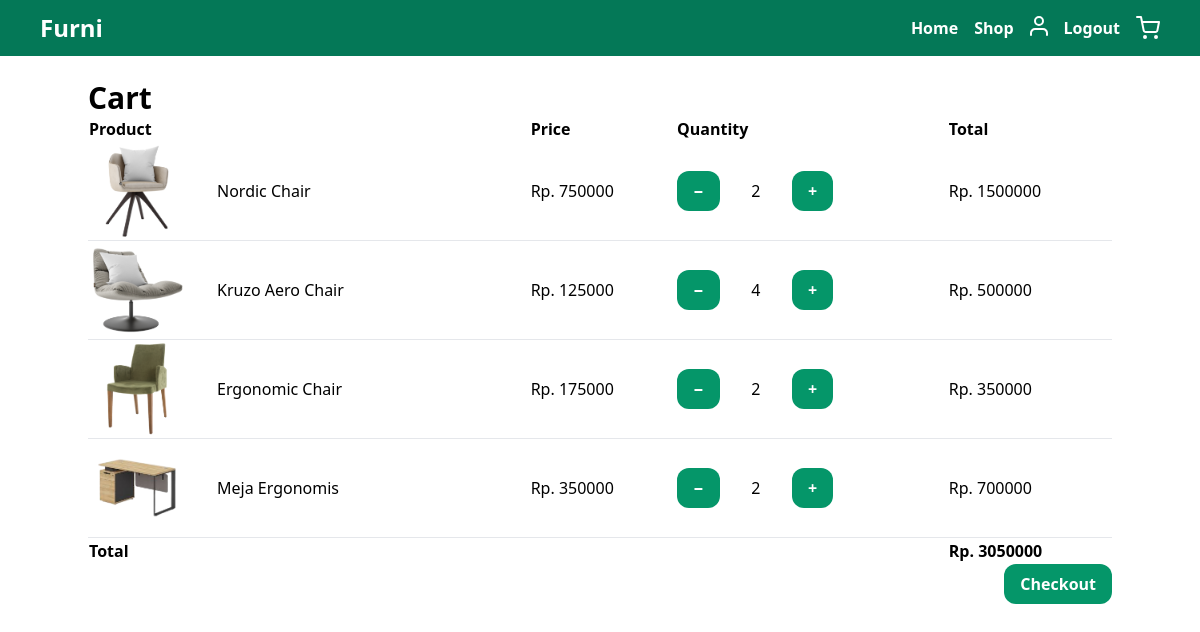
/cart.php (signed in), run on the app's committed database.
### tables this page shows
CREATE TABLE `cart` (
  `cart_id` varchar(32) NOT NULL,
  `user_id` varchar(32) NOT NULL,
  `prod_id` varchar(32) NOT NULL,
  `quantity` float NOT NULL
);

CREATE TABLE `product` (
  `prod_id` varchar(32) NOT NULL,
  `image` varchar(255) NOT NULL,
  `name` varchar(255) NOT NULL,
  `descr` varchar(4000) NOT NULL,
  `price` decimal(10,0) NOT NULL
);

### php/auth.php (called while the page is built, shortened)
<?php
if (isset($_SESSION['username'])) {
    $userId = $_SESSION['user_id'];
} else {
    $userId = null;
    $username = null;
}

### cart.php (the view, shortened to what this page needs)
<?php
include 'php/config.php';
include 'php/auth.php'
?>
<!DOCTYPE html>
<html lang="en">
  <head>
    <link rel="stylesheet" href="dist/output.css" />
  </head>
  <body>
    <nav class="flex z-50 fixed top-0 w-full items-center justify-between py-3 px-10 bg-emerald-700">
      <div>
        <h1 class="text-2xl font-black text-white">Furni</h1>
      </div>
      <div class="flex text-white gap-4 font-semibold">
        <a href="index.php">Home</a>
        <a href="shop.php">Shop</a>
        <?php if (isset($_SESSION['username'])) { ?>
        <a href="#"><img src="images/user.svg" alt="" /></a>
        <a href="php/logout.php">Logout</a>
        <a href="cart.php"><img src="images/cart.svg" alt="" /></a>
        <?php } else { ?>
        <a href="login.php">Login</a>
        <a href="register.php">Register</a>
        <?php } ?>
      </div>
    </nav>
    <section class="flex w-full justify-center">
      <div class="container grid">
        <div class="mt-20">
          <h1 class="text-3xl font-bold">Cart</h1>
        </div>
        <div>
          <table class="w-full">
            <thead>
              <tr>
                <th class="text-left">Product</th>
                <th class="text-left">Price</th>
                <th class="text-left">Quantity</th>
                <th class="text-left">Total</th>
              </tr>
            </thead>
            <tbody>
              <?php
              $sql = "SELECT c.*, p.* FROM cart c INNER JOIN product p ON c.prod_id = p.prod_id WHERE user_id = '$userId'";
              $result = mysqli_query($conn, $sql);
              $total = 0;
              if (mysqli_num_rows($result) > 0) {
                while ($cart = mysqli_fetch_assoc($result)) {
                  $total += $cart['quantity'] * $cart['price'];
                  ?>
              <tr class="border-b py-5">
                <td>
                  <div class="flex items-center gap-4">
                    <img class="w-24" src="images/<?php echo $cart['image']; ?>" alt="" />
                    <div>
                      <h3 class="ml-4"><?php echo $cart['name']; ?></h3>
                    </div>
                  </div>
                </td>
                <td>Rp. <?php echo $cart['price']; ?></td>
                <td>
                  <div class="flex gap-4">
                    <a href="php/minuscart.php?id=<?php echo $cart['cart_id']; ?>" class="bg-emerald-600 text-white px-4 py-2 rounded-xl flex text-center font-bold">&minus;</a>
                    <input type="text" class="w-10 text-center rounded-lg" value="<?php echo $cart['quantity']; ?>" />
                    <a href="php/addtocart.php?id=<?php echo $cart['prod_id']; ?>" class="bg-emerald-600 text-white px-4 py-2 rounded-xl flex text-center font-bold">&plus;</a>
                  </div>
                </td>
                <td>Rp. <?php echo $cart['price'] * $cart['quantity']; ?></td>
              </tr>
              <?php }} ?>
              <tr class="font-bold">
                <td colspan="3">Total </td>
                <td>Rp. <?php echo $total; ?></td>
              </tr>
            </tbody>
          </table>
        </div>
        <div class="flex flex-row-reverse gap-4">
          <a href="php/checkout.php" class="bg-emerald-600 text-white px-4 py-2 rounded-xl flex text-center font-bold">Checkout</a>
        </div>
      </div>
    </section>
  </body>
</html>

### data on the page
cart: prod.image (picture), prod.name "Nordic Chair", prod.price "750000", quantity "2", $cart['price'] * $cart['quantity'] "1500000"
cart: prod.image (picture), prod.name "Kruzo Aero Chair", prod.price "125000", quantity "4", $cart['price'] * $cart['quantity'] "500000"
cart: prod.image (picture), prod.name "Ergonomic Chair", prod.price "175000", quantity "2", $cart['price'] * $cart['quantity'] "350000"
cart: prod.image (picture), prod.name "Meja Ergonomis", prod.price "350000", quantity "2", $cart['price'] * $cart['quantity'] "700000"

### other printed values
$total "3050000"
